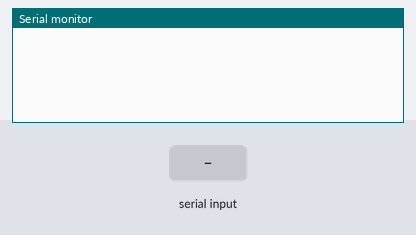
Recording of a sketch running on a simulated Arduino Uno, built with avr-gcc and run on an emulated ATmega328P. Parts: the last lines printed to the serial monitor. The test bench sets the inputs (shaded band).

Above: at 1.2 s.
1.3 s: "1\n" received over Serial
At 1.7 s:
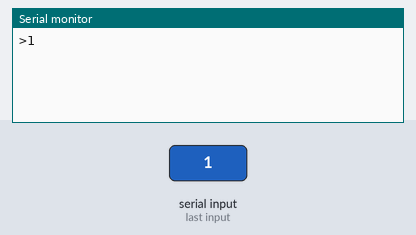
2.8 s: "1\n" received over the second serial link
At 4.0 s:
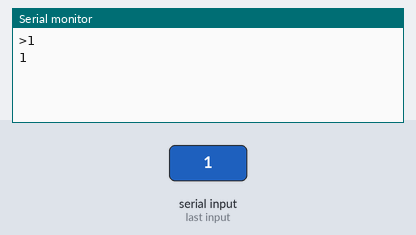
4.3 s: byte 10 (10) received over Serial
At 5.2 s:
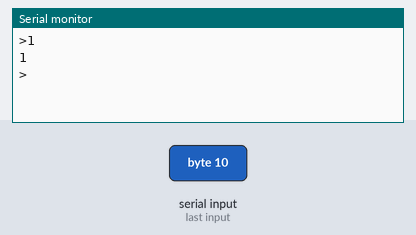
5.8 s: "0\n" received over Serial
At 6.3 s:
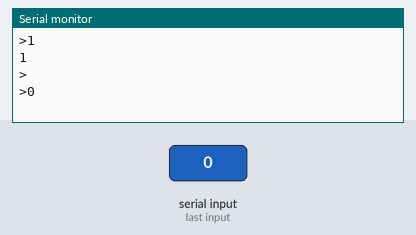
7.3 s: "0\n" received over the second serial link
At 8.6 s:
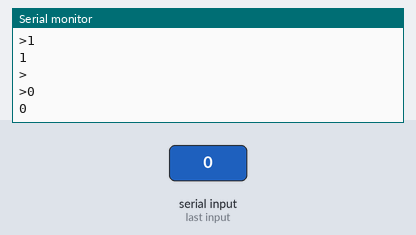

The sketch:

Arduino_Basic_Test.ino
```cpp
#include <SoftwareSerial.h>

SoftwareSerial bt(3,2); // Arduino RX, TX
char c = ' ';
boolean NL = true;

void setup ()
{
  bt.begin(9600);
  Serial.begin(9600);
}


void loop()
{
    // Read from the Bluetooth module and send to the Arduino Serial Monitor
    if (bt.available())
    {
        c = bt.read();
        Serial.write(c);
    }


    // Read from the Serial Monitor and send to the Bluetooth module
    if (Serial.available())
    {
        c = Serial.read();
        bt.write(c);

        // Echo the user input to the main window. The ">" character indicates the user entered text.
        if (NL) { Serial.print(">");  NL = false; }
        Serial.write(c);
        if (c==10) { NL = true; }
    }
}
```

Measured:
- after the input at 1.3 s, the serial monitor: prints a new line at once (image 1)
- after the input at 2.8 s, the serial monitor: prints a new line at once (image 2)
- after the input at 4.3 s, the serial monitor: prints a new line at once (image 3)
- after the input at 5.8 s, the serial monitor: prints a new line at once (image 4)
- after the input at 7.3 s, the serial monitor: prints a new line at once (image 5)
